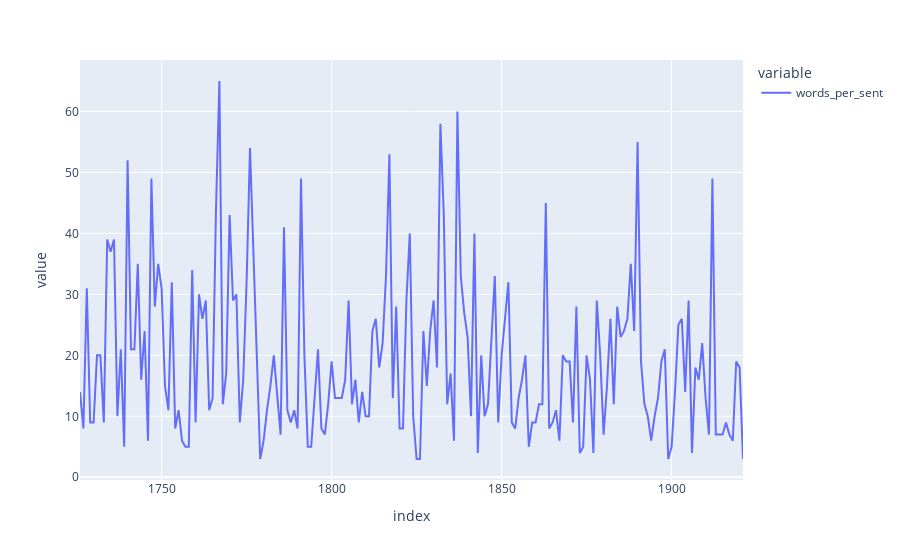

Source (notebook cell):
### Code cell
fig = px.line(tree_depth.query('date == "2015-03-07"').words_per_sent)
fig.show()

### Figure 1 — Plotly figure (JSON) as saved in the notebook; plotly's stock layout.template omitted (floating-point values rounded to 4 significant figures; data arrays with more than 128 entries replaced by an {"elided": "..."} marker saying what was removed)
{"data": [{"hovertemplate": "variable=words_per_sent<br>index=%{x}<br>value=%{y}<extra></extra>", "legendgroup": "words_per_sent", "line": {"color": "#636efa", "dash": "solid"}, "marker": {"symbol": "circle"}, "mode": "lines", "name": "words_per_sent", "orientation": "v", "showlegend": true, "type": "scatter", "x": {"elided": "196 int values"}, "xaxis": "x", "y": {"elided": "196 int values"}, "yaxis": "y"}], "layout": {"legend": {"title": {"text": "variable"}, "tracegroupgap": 0}, "margin": {"t": 60}, "xaxis": {"anchor": "y", "domain": [0, 1], "title": {"text": "index"}}, "yaxis": {"anchor": "x", "domain": [0, 1], "title": {"text": "value"}}}}
